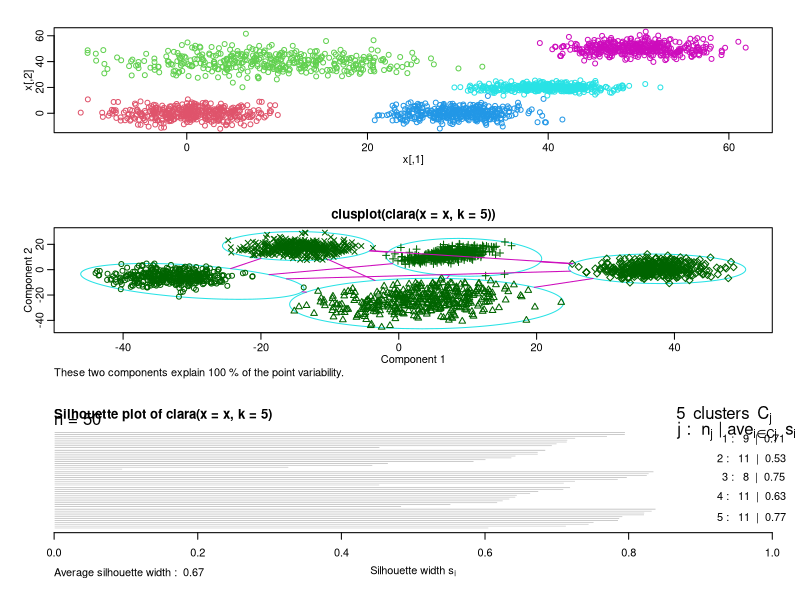

Write R code to recreate this figure.
library(cluster)


### Name: summary.clara
### Title: Summary Method for 'clara' Objects
### Aliases: summary.clara print.summary.clara
### Keywords: cluster print

### ** Examples

## generate 2000 objects, divided into 5 clusters.
set.seed(47)
x <- rbind(cbind(rnorm(400, 0,4), rnorm(400, 0,4)),
           cbind(rnorm(400,10,8), rnorm(400,40,6)),
           cbind(rnorm(400,30,4), rnorm(400, 0,4)),
           cbind(rnorm(400,40,4), rnorm(400,20,2)),
           cbind(rnorm(400,50,4), rnorm(400,50,4))
)
clx5 <- clara(x, 5)
## Mis`classification' table:
table(rep(1:5, rep(400,5)), clx5$clust) # -> 1 "error"
summary(clx5)

## Graphically:
par(mfrow = c(3,1), mgp = c(1.5, 0.6, 0), mar = par("mar") - c(0,0,2,0))
plot(x, col = rep(2:6, rep(400,5)))
plot(clx5)



